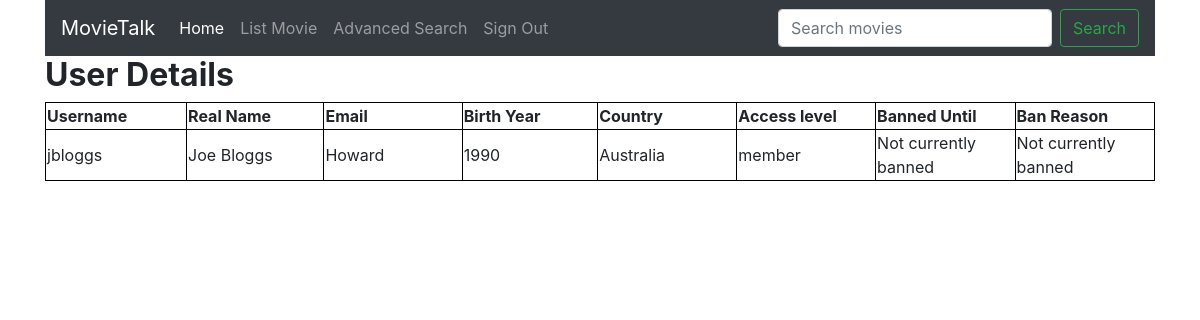
Screenshot of /php/userDetails.php?username=jbloggs (signed in) with the database file from the repository.
### tables this page shows
CREATE TABLE `users` (
  `username` varchar(100) NOT NULL,
  `real_name` varchar(50) NOT NULL,
  `email` varchar(100) NOT NULL,
  `birth_year` int(4) UNSIGNED NOT NULL,
  `country` varchar(50) NOT NULL,
  `password` varchar(50) NOT NULL,
  `access_level` varchar(10) NOT NULL,
  `banned_until` datetime DEFAULT NULL,
  `ban_reason` varchar(50) DEFAULT NULL
);

### php/userDetails.php (the view, shortened to what this page needs)
<?php
require '../func/dbconnection.php';
  ?>
<!DOCTYPE html>
<html>
<head>
</head>
<body>
<?php require 'navigationbar.php'; ?>
<div class="container">
<h2><strong>User Details</strong></h2>
<?php
  if (isset($_GET['username']))
  {
  $query = "SELECT * FROM users ".'WHERE username = \''.$_GET['username'].'\'';
  $results = mysqli_query($connection, $query);
  echo '<table><tr>';
  echo '<th>Username</th>
  <th>Real Name</th>
  <th>Email</th>
  <th>Birth Year</th>
  <th>Country</th>
  <th>Access level</th>
  <th>Banned Until</th>
  <th>Ban Reason</th>';
  echo '</tr>';
  while ($row = $results->fetch_assoc())
  {
      echo '<td>'.$row['username'].'</td>';
      if ($row['real_name'] == '')
      {
        echo '<td>Not disclosed</td>';
      }
      else
      {
        echo '<td>'.$row['real_name'].'</td>';
      }
      echo '<td>'.$row['email'].'</td>';
      echo '<td>'.$row['birth_year'].'</td>';
      if ($row['country'] == '')
      {
        echo '<td>Not disclosed</td>';
      }
      else
      {
        echo '<td>'.$row['country'].'</td>';
      }
      echo '<td>'.$row['access_level'].'</td>';
      if ($row['banned_until'] == '0000-00-00 00:00:00')
      {
        echo '<td>Not currently banned</td>';
      }
      else
      {
        echo '<td>'.$row['banned_until'].'</td>';
      }
      if ($row['ban_reason'] == '')
      {
        echo '<td>Not currently banned</td>';
      }
      else
      {
        echo '<td>'.$row['ban_reason'].'</td>';
      }
  }
  echo '</tr></table>';
}
  ?>
  </div>
  </body>
</html>

### php/userDetails.php (style rules this page uses)
th,td { border: 1px solid black; width: 150px; }

### rows the page displays
users: username "jbloggs", real_name "Joe Bloggs", email "Howard", birth_year "1990", country "Australia", access_level "member", shows "Not currently banned", ban_reason "Not currently banned"
